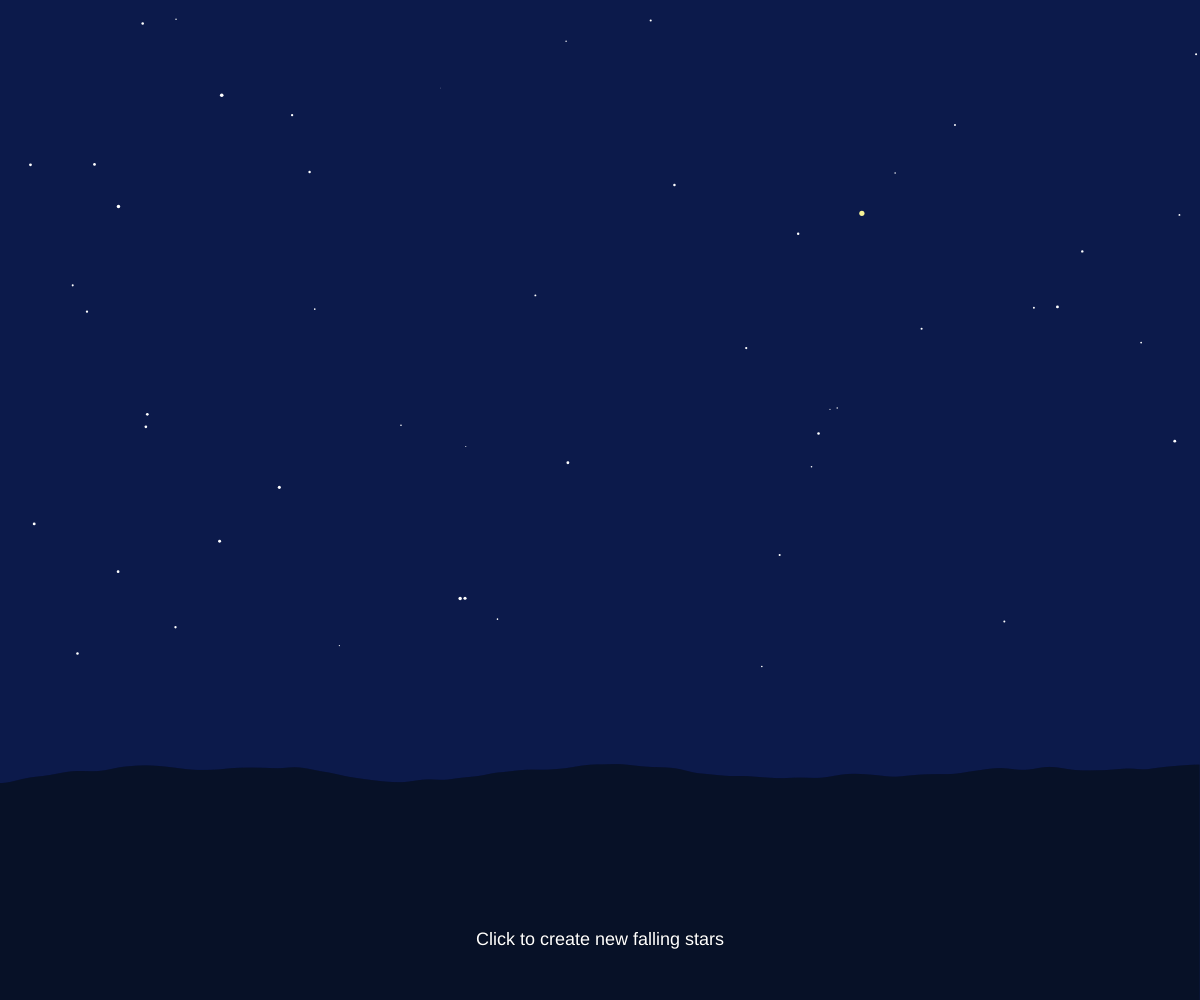
Frame 1 (no input)
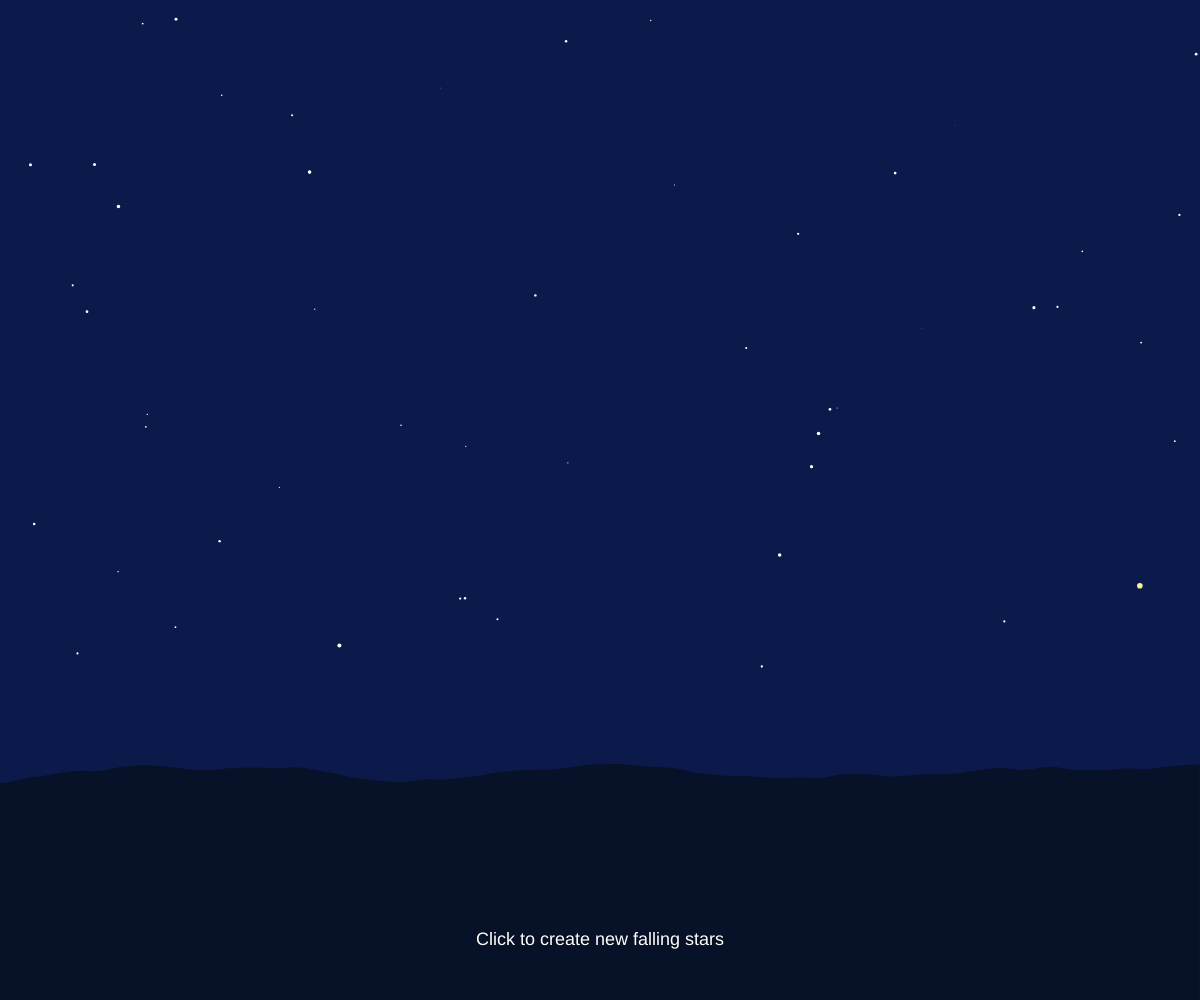
Frame 60 (no input)
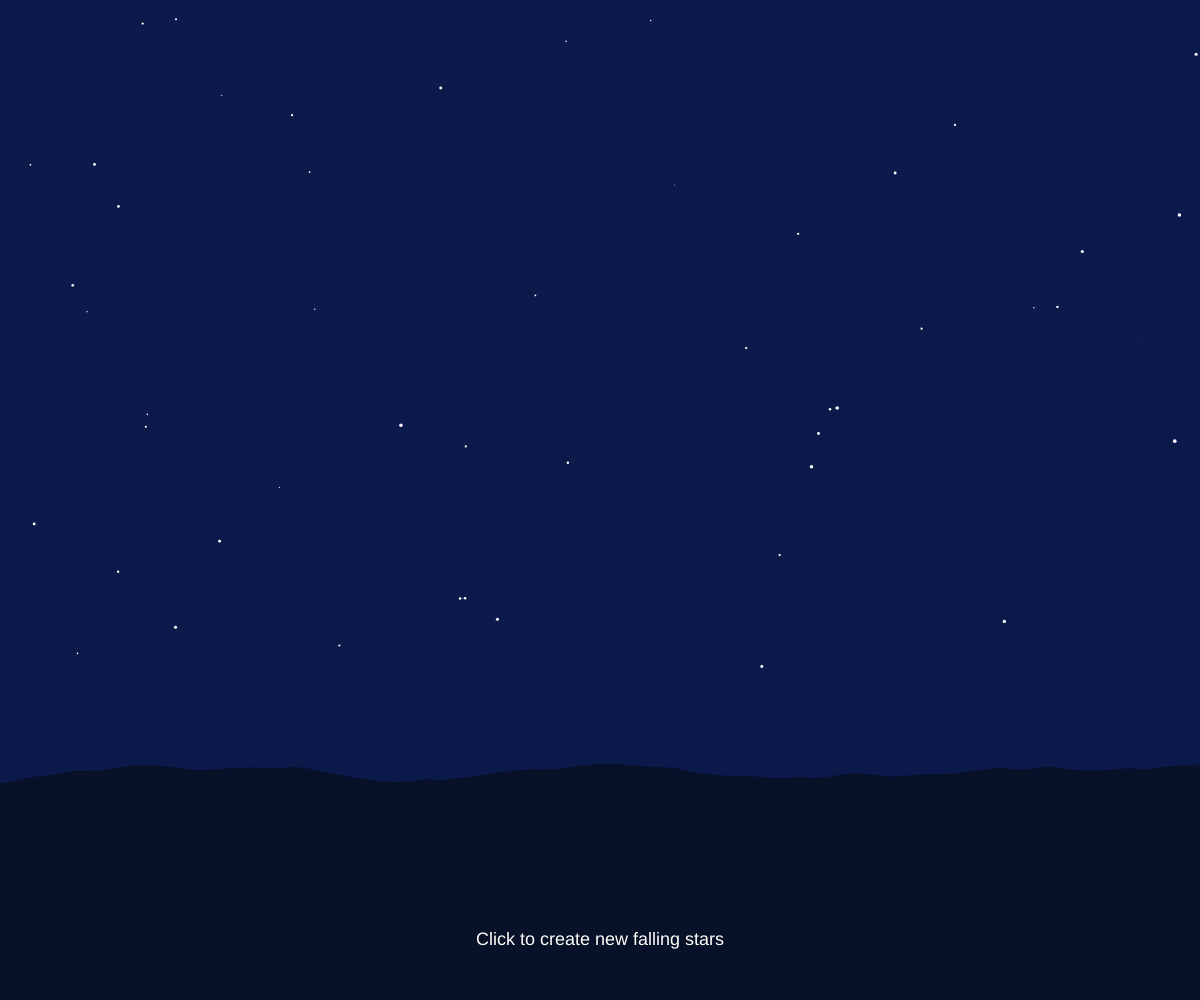
Frame 120 (the mouse pressed at the canvas centre since frame 60)

The p5.js sketch that drew these frames (run headless with seeded random() and noise() and a simulated clock; from frame 60 on, the mouse is pressed at the canvas centre):

// p5.js sketch
// ── sketch.js
let allStars = [];
let amountOfStars = 50;

let allFallingStars = [];
let amountOfFallingStars = 1;

function setup() {
  createCanvas(windowWidth, windowHeight);
  frameRate(60);

  // initialize stars
  generateFallingStars();
  generateStars();
}

function draw() {
  background(12, 26, 75);

  // animate stars
  animateFallingStars();
  pulseStars();

  // draw landscape
  landscape.draw();

  // sketch instructions
  drawInstructions();
}

/**
 * Responsive sketch
 */
function windowResized() {
  resizeCanvas(windowWidth, windowHeight);
}

/**
 * Create new falling star on mouse click
 */
function mouseClicked() {
  const size = 10;
  const seed = random() * 1000;

  const tempStar = new FallingStar(mouseX, mouseY, size, seed, false);

  allFallingStars.push(tempStar);
}

/**
 * Draw instructions
 */
function drawInstructions() {
  textAlign(CENTER, CENTER);
  textSize(18);
  text('Click to create new falling stars', windowWidth / 2, windowHeight - 60);
}

/**
 * Falling star
 */
function FallingStar(_x, _y, _size, _seed, _regenerate) {
  this.size = _size;
  this.x = _x;
  this.y = _y;
  this.speed = 3.5;
  this.seed = _seed;
  this.regenerate = _regenerate;
  this.color = {
    r: 246,
    g: 242,
    b: 151
  };

  let xIncrease = random() + 1;
  let yIncrease = random() + 1;

  // set random star X position
  this.setRandomX = function () {
    this.x = random() * windowWidth;
  }

  // set random star Y position
  this.setRandomY = function () {
    this.y = random() * windowHeight / 3;
  }

  // animate star
  this.move = function () {
    if (this.regenerate == true) {
      // reset star when not initialized or outside canvas
      if (
        (this.x == -1 && this.y == -1) ||
        this.x > windowWidth * 2 ||
        this.y > windowHeight * 2
      ) {
        this.setRandomX();
        this.setRandomY();
      }
    }

    this.x += xIncrease * this.speed;
    this.y += yIncrease * this.speed;
  }

  // draw star
  this.display = function () {
    fill(this.color.r, this.color.g, this.color.b);
    noStroke();

    ellipse(this.x, this.y, this.size * noise(0.2 * (frameCount * this.seed)));
  }
}

function generateFallingStars() {
  for (var i = 0; i < amountOfFallingStars; i++) {
    const posX = random() * windowWidth;
    const posY = random() * windowHeight;
    const size = 10;
    const seed = random() * 1000;

    const tempStar = new FallingStar(posX, posY, size, seed, true);

    allFallingStars.push(tempStar);
  }
}

/**
 * Animate falling stars
 */
function animateFallingStars() {
  for (var i = 0; i < allFallingStars.length; i++) {
    const tempStar = allFallingStars[i];

    tempStar.move();
    tempStar.display();
  }
}

/**
 * Generic star
 */
function Star(_size, _seed) {
  this.size = _size;
  this.x = -1;
  this.y = -1;
  this.color = 'white';
  this.seed = _seed;

  // set random star X position
  this.setRandomX = function () {
    this.x = random() * windowWidth;
  }

  // set random star Y position
  this.setRandomY = function () {
    this.y = random() * (windowHeight / 3) * 2;
  }

  // initialize position
  this.initialize = function() {
    this.setRandomX();
    this.setRandomY();
  }

  // pulse star
  this.pulse = function () {
    fill(this.color);
    noStroke();

    ellipse(this.x, this.y, this.size * noise(0.1 * (frameCount + this.seed)));
  }
}

function generateStars() {
  const size = 5;
  for (var i = 0; i < amountOfStars; i++) {
    const seed = random() * 1000;
    const tempStar = new Star(size, seed);

    tempStar.initialize();

    allStars.push(tempStar);
  }
}

/**
 * Animate generic stars
 */
function pulseStars() {
  for (var i = 0; i < amountOfStars; i++) {
    const tempStar = allStars[i];

    tempStar.pulse();
  }
}

/**
 * Landscape
 */
let landscape = {
  color: {
    r: 7,
    g: 14,
    b: 29
  },
  height: (innerHeight / 4) * 3,
  // generate landscape
  draw: function() {
    for (let x = 0; x < width; x++) {
      const landscapeLineHeight = this.height + noise(x * 0.005) * 50;

      stroke(this.color.r, this.color.g, this.color.b);
      line(x, height, x, landscapeLineHeight);
    }
  }
}
